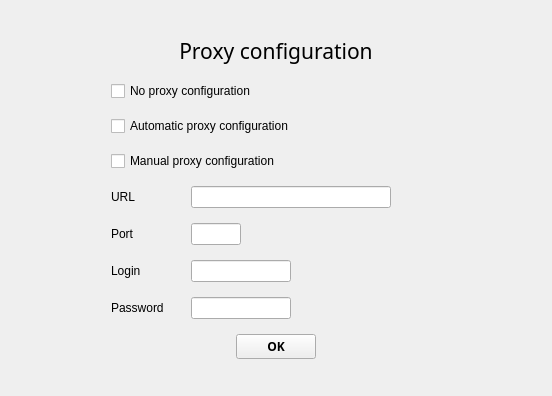
<?xml version="1.0" encoding="UTF-8"?>
<ui version="4.0">
 <class>Proxy</class>
 <widget class="QWidget" name="Proxy">
  <property name="geometry">
   <rect>
    <x>0</x>
    <y>0</y>
    <width>552</width>
    <height>396</height>
   </rect>
  </property>
  <property name="windowTitle">
   <string/>
  </property>
  <layout class="QVBoxLayout" name="verticalLayout_2">
   <item>
    <layout class="QVBoxLayout" name="verticalLayout">
     <property name="spacing">
      <number>15</number>
     </property>
     <property name="leftMargin">
      <number>100</number>
     </property>
     <property name="rightMargin">
      <number>100</number>
     </property>
     <item>
      <spacer name="verticalSpacer">
       <property name="orientation">
        <enum>Qt::Vertical</enum>
       </property>
       <property name="sizeHint" stdset="0">
        <size>
         <width>20</width>
         <height>40</height>
        </size>
       </property>
      </spacer>
     </item>
     <item>
      <widget class="QLabel" name="labelProxyConfiguration">
       <property name="font">
        <font>
         <family>Segoe UI Semibold</family>
         <pointsize>16</pointsize>
         <weight>50</weight>
         <bold>false</bold>
        </font>
       </property>
       <property name="styleSheet">
        <string notr="true">color: @color-text-on-background ;</string>
       </property>
       <property name="text">
        <string>Proxy configuration</string>
       </property>
       <property name="alignment">
        <set>Qt::AlignCenter</set>
       </property>
      </widget>
     </item>
     <item>
      <widget class="QCheckBox" name="checkBoxProxy">
       <property name="styleSheet">
        <string notr="true"/>
       </property>
       <property name="text">
        <string>No proxy configuration</string>
       </property>
      </widget>
     </item>
     <item>
      <widget class="QCheckBox" name="checkBoxProxyAuto">
       <property name="font">
        <font>
         <family>Segoe UI</family>
        </font>
       </property>
       <property name="styleSheet">
        <string notr="true"/>
       </property>
       <property name="text">
        <string>Automatic proxy configuration</string>
       </property>
       <property name="checked">
        <bool>false</bool>
       </property>
      </widget>
     </item>
     <item>
      <widget class="QCheckBox" name="checkBoxProxyManual">
       <property name="styleSheet">
        <string notr="true"/>
       </property>
       <property name="text">
        <string>Manual proxy configuration</string>
       </property>
      </widget>
     </item>
     <item>
      <layout class="QHBoxLayout" name="horizontalLayoutURL">
       <item>
        <widget class="QLabel" name="labelURL">
         <property name="minimumSize">
          <size>
           <width>65</width>
           <height>0</height>
          </size>
         </property>
         <property name="styleSheet">
          <string notr="true">QLabel{
	color : @color-text-gray;
}
QLabel::disabled{
	color : @color-disabled;
}
</string>
         </property>
         <property name="text">
          <string>URL</string>
         </property>
        </widget>
       </item>
       <item>
        <widget class="QLineEdit" name="lineEditURL">
         <property name="enabled">
          <bool>true</bool>
         </property>
         <property name="minimumSize">
          <size>
           <width>200</width>
           <height>0</height>
          </size>
         </property>
         <property name="styleSheet">
          <string notr="true"/>
         </property>
        </widget>
       </item>
       <item>
        <spacer name="horizontalSpacerURL">
         <property name="orientation">
          <enum>Qt::Horizontal</enum>
         </property>
         <property name="sizeHint" stdset="0">
          <size>
           <width>40</width>
           <height>20</height>
          </size>
         </property>
        </spacer>
       </item>
      </layout>
     </item>
     <item>
      <layout class="QHBoxLayout" name="horizontalLayoutPort">
       <item>
        <widget class="QLabel" name="labelPort">
         <property name="minimumSize">
          <size>
           <width>65</width>
           <height>0</height>
          </size>
         </property>
         <property name="styleSheet">
          <string notr="true">QLabel{
	color : @color-text-gray;
}
QLabel::disabled{
	color : @color-disabled;
}</string>
         </property>
         <property name="text">
          <string>Port</string>
         </property>
        </widget>
       </item>
       <item>
        <widget class="QLineEdit" name="lineEditPort">
         <property name="minimumSize">
          <size>
           <width>50</width>
           <height>0</height>
          </size>
         </property>
         <property name="maximumSize">
          <size>
           <width>50</width>
           <height>16777215</height>
          </size>
         </property>
         <property name="styleSheet">
          <string notr="true"/>
         </property>
        </widget>
       </item>
       <item>
        <spacer name="horizontalSpacerPort">
         <property name="orientation">
          <enum>Qt::Horizontal</enum>
         </property>
         <property name="sizeHint" stdset="0">
          <size>
           <width>40</width>
           <height>20</height>
          </size>
         </property>
        </spacer>
       </item>
      </layout>
     </item>
     <item>
      <layout class="QHBoxLayout" name="horizontalLayoutLogin">
       <item>
        <widget class="QLabel" name="labelLogin">
         <property name="minimumSize">
          <size>
           <width>65</width>
           <height>0</height>
          </size>
         </property>
         <property name="styleSheet">
          <string notr="true">QLabel{
	color : @color-text-gray;
}
QLabel::disabled{
	color : @color-disabled;
}</string>
         </property>
         <property name="text">
          <string>Login</string>
         </property>
        </widget>
       </item>
       <item>
        <widget class="QLineEdit" name="lineEditLogin">
         <property name="minimumSize">
          <size>
           <width>100</width>
           <height>0</height>
          </size>
         </property>
         <property name="maximumSize">
          <size>
           <width>100</width>
           <height>16777215</height>
          </size>
         </property>
         <property name="styleSheet">
          <string notr="true"/>
         </property>
        </widget>
       </item>
       <item>
        <spacer name="horizontalSpacerLogin">
         <property name="orientation">
          <enum>Qt::Horizontal</enum>
         </property>
         <property name="sizeHint" stdset="0">
          <size>
           <width>40</width>
           <height>20</height>
          </size>
         </property>
        </spacer>
       </item>
      </layout>
     </item>
     <item>
      <layout class="QHBoxLayout" name="horizontalLayoutPassword">
       <item>
        <widget class="QLabel" name="labelPassword">
         <property name="sizePolicy">
          <sizepolicy hsizetype="Preferred" vsizetype="Preferred">
           <horstretch>0</horstretch>
           <verstretch>0</verstretch>
          </sizepolicy>
         </property>
         <property name="minimumSize">
          <size>
           <width>65</width>
           <height>0</height>
          </size>
         </property>
         <property name="styleSheet">
          <string notr="true">QLabel{
	color : @color-text-gray;
}
QLabel::disabled{
	color : @color-disabled;
}</string>
         </property>
         <property name="text">
          <string>Password</string>
         </property>
        </widget>
       </item>
       <item>
        <widget class="QLineEdit" name="lineEditPassword">
         <property name="minimumSize">
          <size>
           <width>100</width>
           <height>0</height>
          </size>
         </property>
         <property name="maximumSize">
          <size>
           <width>100</width>
           <height>16777215</height>
          </size>
         </property>
         <property name="styleSheet">
          <string notr="true"/>
         </property>
        </widget>
       </item>
       <item>
        <spacer name="horizontalSpacerPassword">
         <property name="orientation">
          <enum>Qt::Horizontal</enum>
         </property>
         <property name="sizeHint" stdset="0">
          <size>
           <width>40</width>
           <height>20</height>
          </size>
         </property>
        </spacer>
       </item>
      </layout>
     </item>
     <item alignment="Qt::AlignHCenter|Qt::AlignVCenter">
      <widget class="QPushButton" name="buttonValidateProxy">
       <property name="minimumSize">
        <size>
         <width>50</width>
         <height>0</height>
        </size>
       </property>
       <property name="font">
        <font>
         <family>Segoe WP</family>
         <weight>75</weight>
         <bold>true</bold>
        </font>
       </property>
       <property name="autoFillBackground">
        <bool>false</bool>
       </property>
       <property name="styleSheet">
        <string notr="true"/>
       </property>
       <property name="text">
        <string>OK</string>
       </property>
      </widget>
     </item>
     <item>
      <spacer name="verticalSpacer_2">
       <property name="orientation">
        <enum>Qt::Vertical</enum>
       </property>
       <property name="sizeHint" stdset="0">
        <size>
         <width>20</width>
         <height>40</height>
        </size>
       </property>
      </spacer>
     </item>
    </layout>
   </item>
  </layout>
 </widget>
 <resources/>
 <connections/>
</ui>
